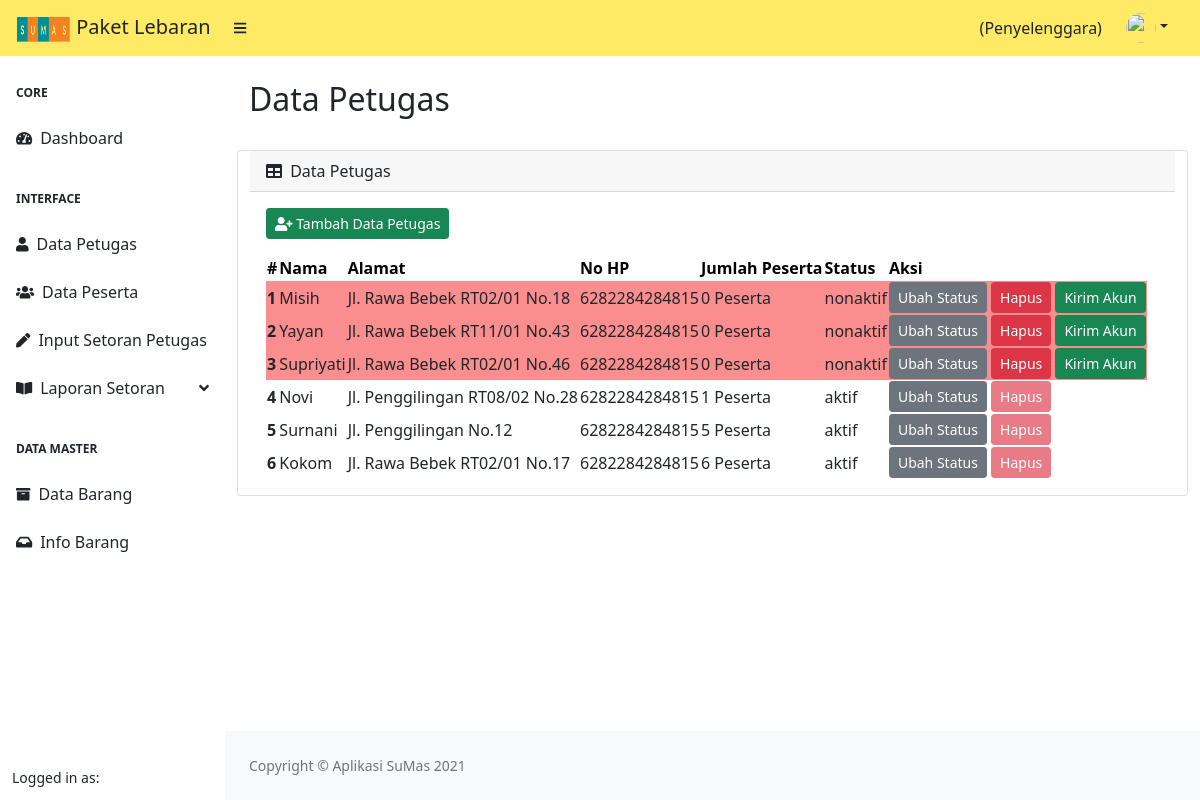
Page /index.php/penyelenggara/data_petugas on the committed database.
### tables this page shows
CREATE TABLE `petugas` (
  `id` int(11) NOT NULL,
  `nama_lengkap` varchar(225) NOT NULL,
  `alamat` varchar(225) NOT NULL,
  `no_hp` varchar(20) NOT NULL,
  `username` varchar(255) NOT NULL,
  `image` varchar(225) NOT NULL,
  `password` varchar(255) NOT NULL,
  `status` varchar(10) NOT NULL,
  `id_penyelenggara` int(11) NOT NULL,
  `created_at` datetime DEFAULT NULL
);

### application/controllers/Penyelenggara.php (called while the page is built, shortened)
<?php
class Penyelenggara extends CI_Controller
{
    public function __construct()
    {
        $this->load->model('M_DataMaster');
        $this->load->model('M_Penyelenggara');
        $this->load->library('form_validation');
    }
    public function data_petugas()
    {
        $data['title'] = 'Data Petugas';
        $data['user'] = $this->db->get_where('penyelenggara', ['username' => $this->session->userdata('username')])->row_array();
        $data['rows'] = $this->M_Penyelenggara->getJumlahPeserta()->result();
        $data['rows2'] = $this->M_Penyelenggara->getTotalBayarPetugas()->result();
        $this->load->view('templates/header', $data);
        $this->load->view('templates/sidebar_penyelenggara', $data);
        $this->load->view('penyelenggara/data_petugas', $data);
        $this->load->view('templates/footer');
    }
}

### index.php (called while the page is built, shortened)
<?php
require_once BASEPATH.'core/CodeIgniter.php';

### application/models/M_Penyelenggara.php (called while the page is built, shortened)
<?php
class M_Penyelenggara extends CI_Model
{
    public function getTotalBayarPetugas()
    {
        $this->db->select('petugas.*, SUM(pembayaran_bulanan.nominal) AS jumlah_bayar');
        $this->db->from('petugas');
        $this->db->join('pembayaran_bulanan', 'petugas.id = pembayaran_bulanan.id_petugas', 'left');
        $this->db->order_by('petugas.created_at', 'desc');
        $this->db->group_by('petugas.id');
        return $this->db->get();
    }
    public function getJumlahPeserta()
    {
        $this->db->select('petugas.*, COUNT(user.id_petugas) AS jumlah_peserta');
        $this->db->from('petugas');
        $this->db->join('user', 'petugas.id = user.id_petugas', 'left');
        $this->db->order_by('petugas.created_at', 'desc');
        $this->db->group_by('petugas.id');
        return $this->db->get();
    }
}

### application/views/penyelenggara/data_petugas.php (the view, shortened to what this page needs)
<div id="layoutSidenav_content">
    <main>
        <div class="container-fluid px-4">
            <h2 class="mt-4"><?= $title;  ?></h2>
            <div class="row">
                <div class="card mb-4">
                    <div class="card-header">
                        <i class="fas fa-table me-1"></i>
                        Data Petugas
                    </div>
                    <div class="card-body">
                        <a href="" class="btn btn-success btn-sm mb-3" data-bs-toggle="modal" data-bs-target="#inputPetugas"> <i class="fas fa-user-plus"></i> Tambah Data Petugas</a>
                        <table id="datatablesSimple">
                            <thead>
                                <tr class="table-warning">
                                    <th>#</th>
                                    <th>Nama</th>
                                    <th>Alamat</th>
                                    <th>No HP</th>
                                    <th>Jumlah Peserta</th>
                                    <th>Status</th>
                                    <th>Aksi</th>
                                </tr>
                            </thead>
                            <tbody>
                                <?php
                                $count = 0;
                                foreach ($rows as $row) :
                                    $count = $count + 1;
                                ?>
                                    <?php if ($row->status == 'nonaktif') : ?>
                                        <tr style="background-color: #fa8e8e;">
                                        <?php else : ?>
                                        <tr>
                                        <?php endif; ?>
                                        <th scope=" row"><?= $count ?></th>
                                        <td><?= $row->nama_lengkap ?></td>
                                        <td><?= $row->alamat ?></td>
                                        <td><?= $row->no_hp ?></td>
                                        <td><?= $row->jumlah_peserta; ?> Peserta</td>
                                        <td><?= $row->status ?></td>
                                        <td>
                                            <?php if ($row->status == 'aktif') : ?>
                                                <a href="" class="btn btn-secondary btn-sm" data-bs-toggle="modal" data-bs-target="#nonaktif<?= $row->id; ?>"> Ubah Status</a>
                                                <button class="btn btn-danger btn-sm" data-placement="top" title="status peserta aktif" disabled> Hapus</button>
                                            <?php else : ?>
                                                <a href="" class="btn btn-secondary btn-sm" data-bs-toggle="modal" data-bs-target="#aktif<?= $row->id; ?>"> Ubah Status</a>
                                                <a href="" class="btn btn-danger btn-sm" data-bs-toggle="modal" data-bs-target="#hapus<?= $row->id; ?>"> Hapus</a>
                                                <a href="" class="btn btn-success btn-sm" data-bs-toggle="modal" data-bs-target="#kirim<?= $row->id; ?>"> Kirim Akun</a>
                                            <?php endif; ?>
                                        </td>
                                        </tr>
                                    <?php endforeach; ?>
                            </tbody>
                        </table>
                    </div>
                </div>
            </div>
        </div>
    </main>

### rows in the picture
petugas: nama_lengkap "Misih", alamat "Jl. Rawa Bebek RT02/01 No.18", no_hp "6282284284815", jumlah_peserta "0", status "nonaktif"
petugas: nama_lengkap "Yayan", alamat "Jl. Rawa Bebek RT11/01 No.43", no_hp "6282284284815", jumlah_peserta "0", status "nonaktif"
petugas: nama_lengkap "Supriyati", alamat "Jl. Rawa Bebek RT02/01 No.46", no_hp "6282284284815", jumlah_peserta "0", status "nonaktif"
petugas: nama_lengkap "Novi", alamat "Jl. Penggilingan RT08/02 No.28", no_hp "6282284284815", jumlah_peserta "1", status "aktif"
petugas: nama_lengkap "Surnani", alamat "Jl. Penggilingan No.12", no_hp "6282284284815", jumlah_peserta "5", status "aktif"
petugas: nama_lengkap "Kokom", alamat "Jl. Rawa Bebek RT02/01 No.17", no_hp "6282284284815", jumlah_peserta "6", status "aktif"

### other values in the picture
$title "Data Petugas"
